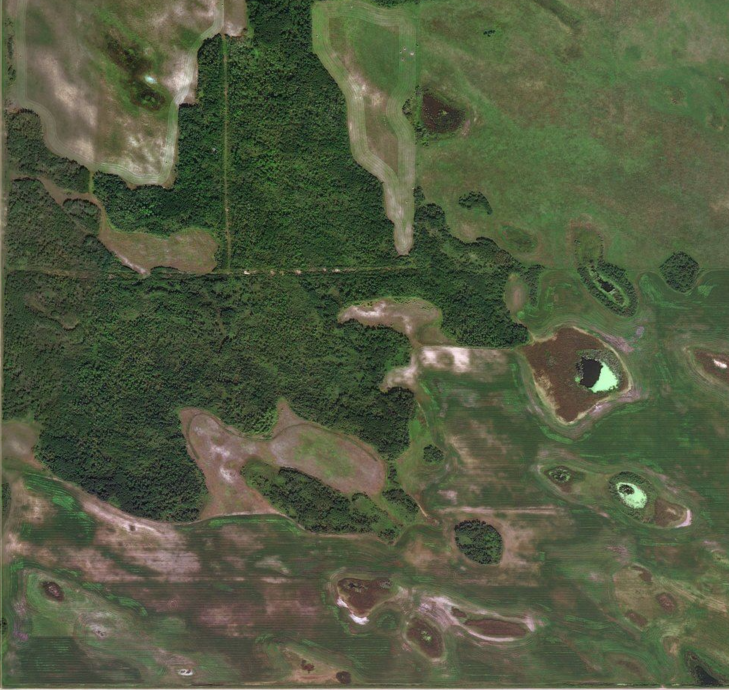
#> input picture test-images/LotsOfTrees.png, 1457 x 1380 px, found by its file name (shown at 1/2 size)
$ python detectColour.py
#> lines starting #> are read from the running program, lines starting #| are printed output that depends on the picture; after the words box and inside, x2 and y2 are one past the last pixel; in counts of white or black regions, pixels touching at a corner belong together
# -*- coding: utf-8 -*-
"""
Created on Sat Feb  5 13:57:53 2022
@author: user
Source: https://techvidvan.com/tutorials/detect-objects-of-similar-color-using-opencv-in-python/
"""

import cv2
import numpy as np
import matplotlib.pyplot as plt

ACRES_IN_PLOT = 64

img = cv2.imread('LotsOFTrees.png') #must be png
#> img is the input picture: shape (1380, 1457, 3); mean B, G, R 65.3, 90.7, 82.8

#plt.imshow(img)
#grid_RGB = cv2.cvtColor(img, cv2.COLOR_BGR2RGB)

grid_HSV = cv2.cvtColor(img, cv2.COLOR_BGR2HSV)
#> grid_HSV: shape (1380, 1457, 3); mean H, S, V 39.8, 79.4, 93.4
#plt.imshow(grid_HSV)

lower_color = np.array([40, 20, 0]) #increase H if more green in the picture
upper_color = np.array([220, 225, 125]) #HueSaturationValue
mask = cv2.inRange(grid_HSV, lower_color, upper_color)
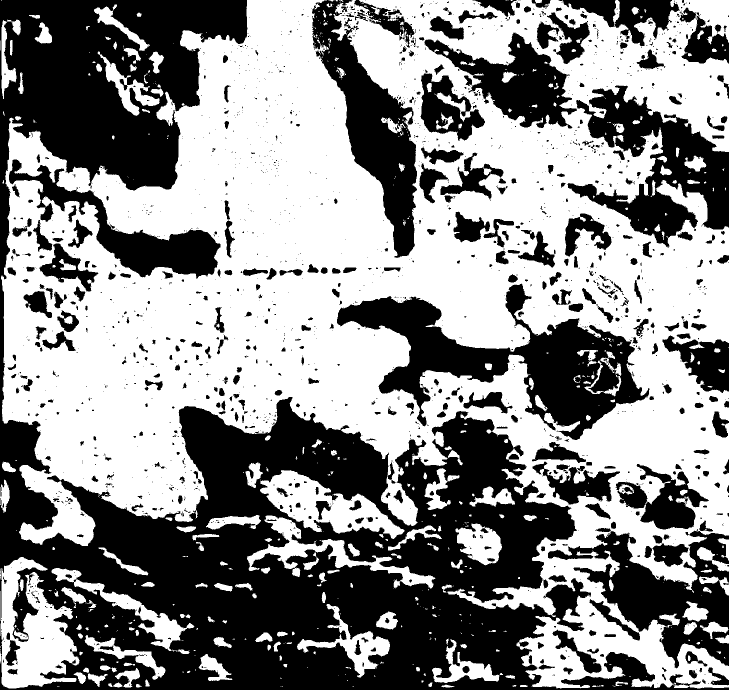
#> mask: shape (1380, 1457) (shown at 1/2 size); 55% white; 1854 black regions (1372 under 20 px)

#define kernel size
kernel = np.ones((7,7),np.uint8)
# Remove unnecessary noise from mask
#mask = cv2.morphologyEx(mask, cv2.MORPH_CLOSE, kernel)
#mask = cv2.morphologyEx(mask, cv2.MORPH_OPEN, kernel)

#edged = cv2.Canny(mask, 170,255)
contours, hierarchy = cv2.findContours(mask.copy(), cv2.RETR_EXTERNAL, cv2.CHAIN_APPROX_NONE)
#> contours = 507 contours, 339 with area under 20; largest, box (x1, y1, x2, y2) and area: (2, 0, 1457, 1377) 1198158, (1, 1114, 159, 1377) 23771, (520, 940, 809, 1078) 17568, (494, 1031, 871, 1177) 9451, (103, 1136, 389, 1308) 7340
#output = cv2.drawContours(edged, contours, -1, (0, 0, 255), 3)

tree_area = 0
height, width, channels = img.shape
#> height = 1380; width = 1457; channels = 3
print(f"Size of image in pixels: {height} x {width}")
#| Size of image in pixels: 1380 x 1457
total_area_plot = height*width
#> total_area_plot = 2010660
hectare_size = total_area_plot/ACRES_IN_PLOT #area in pixels of 1 hectare
#> hectare_size = 31416.6

for cnt in contours:
    if cv2.contourArea(cnt) < hectare_size: #replace with # pixels for 1 hectare
        tree_area += cv2.contourArea(cnt)
        cv2.drawContours(img,[cnt],-1,(0,255,0),2) #outline in green
    else:
        cv2.drawContours(img,[cnt],-1,(200,0,0),2) #outline in red
#> this loop made 507 passes
#> (cnt, tree_area) on passes 16, 18, 20, 24, 27, 28, 37, 41, 43, 49, 52: ([[1426, 1364], [1425, 1365], [1426, 1366], [1427, 1365]], 342), ([[256, 1363]], 411.5), ([[694, 1360], [694, 1361], [695, 1360]], 420.5), ([[1292, 1352], [1292, 1353]], 489.5), ([[677, 1350]], 563.5), ([[691, 1348], [691, 1349]], 563.5), ([[614, 1335], [615, 1335]], 1959.5), ([[690, 1334]], 2084), ([[825, 1329], [826, 1329], [827, 1329], [826, 1329]], 2276.5), ([[1253, 1319], [1254, 1319]], 2392), ([[890, 1311]], 2417)
#> tree_area on passes 9 to 14: 23.5, 62.5, 73.5, 136, 175.5, 214
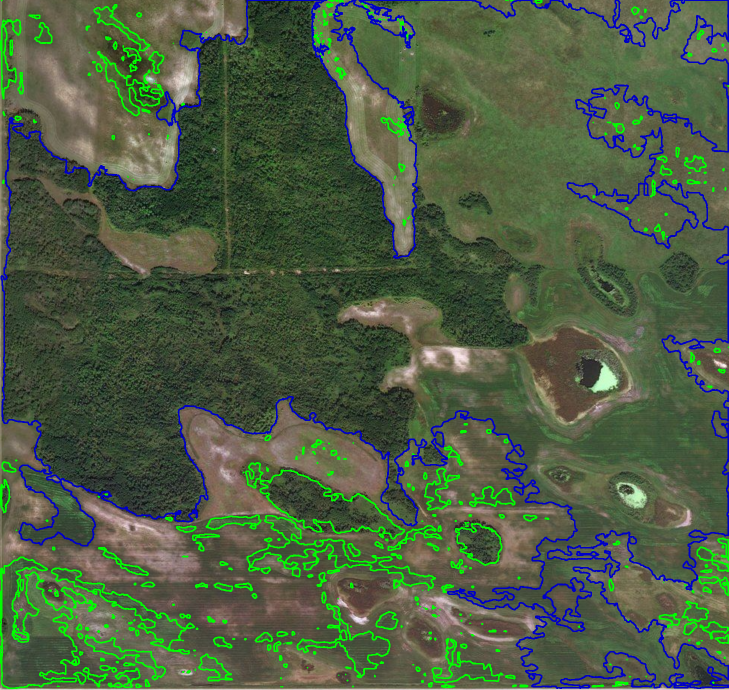
#> img: shape (1380, 1457, 3) (shown at 1/2 size); 6.81% of pixels changed, all inside (x1, y1, x2, y2) = (0, 0, 1457, 1378)
#> after the loop, tree_area = 117145

print("Area of trees in pixels:", tree_area)
#| Area of trees in pixels: 117145.0
percentage = tree_area/total_area_plot
#> percentage = 0.0583
print("Percentage of area covered by trees:",round(percentage*100,2), "%")
#| Percentage of area covered by trees: 5.83 %

plt.imshow(img) #show green image

#plt.imshow(mask) #show purple image

# cv2.imwrite('test-images/mask.png', mask)

$ run again, with test-images/image-52-107.png copied over test-images/LotsOfTrees.png
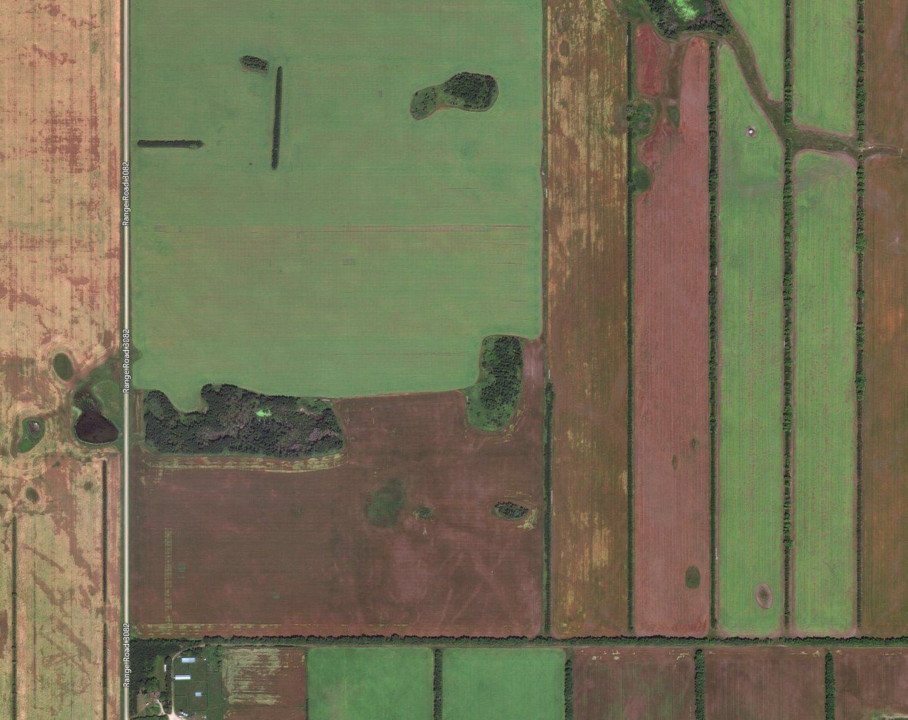
#> input picture test-images/image-52-107.png, 1815 x 1439 px, found by its file name (shown at 1/2 size)
#> img is the input picture: shape (1439, 1815, 3); mean B, G, R 84.9, 112.6, 116.3
#> grid_HSV: shape (1439, 1815, 3); mean H, S, V 29.1, 81.2, 125.4
#> `mask = cv2.inRange(grid_HSV, lower_color, upper_color)`:
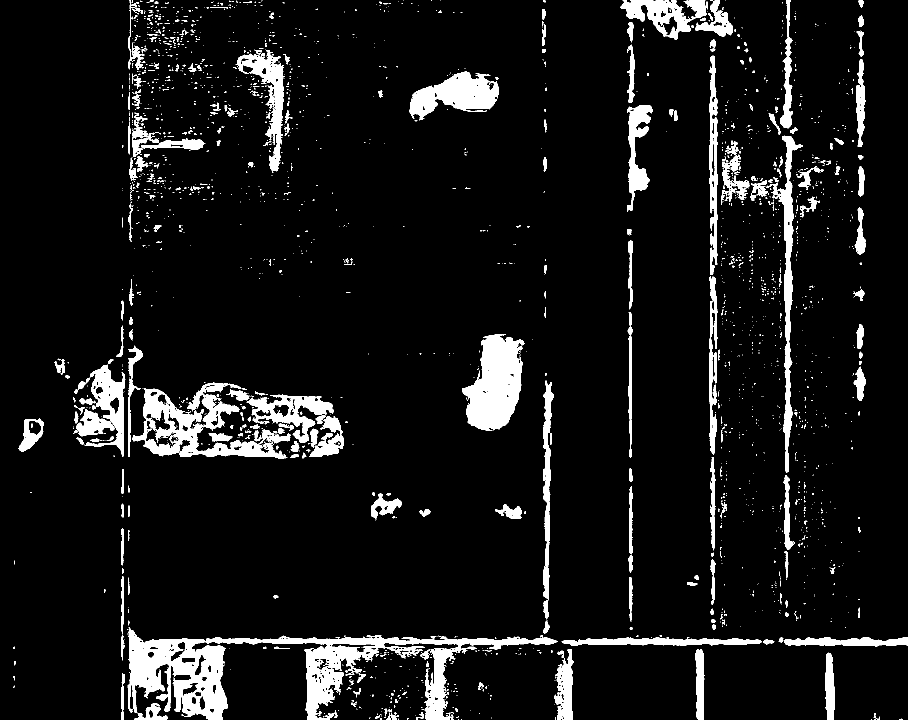
#> mask: shape (1439, 1815) (shown at 1/2 size); 8.1% white; 2232 white regions (1925 under 20 px)
#> contours = 2200 contours, 1984 with area under 20; largest, box (x1, y1, x2, y2) and area: (255, 1254, 1115, 1439) 44278, (265, 765, 581, 917) 18309, (924, 668, 1049, 861) 15318, (818, 143, 998, 241) 9478, (1539, 271, 1606, 946) 7676
#| Size of image in pixels: 1439 x 1815
#> the loop `for cnt in contours:` made 2200 passes
#> (cnt, tree_area) on passes 17, 20, 21, 22, 24, 30, 31: ([[831, 1430]], 39), ([[761, 1428], [760, 1429], [761, 1429], [762, 1429]], 61.5), ([[958, 1427], [959, 1427]], 61.5), ([[754, 1427], [754, 1428], [754, 1429], [754, 1428]], 61.5), ([[648, 1426], [648, 1427], [649, 1427], [649, 1426]], 87.5), ([[763, 1423]], 252), ([[941, 1421]], 252)
#> after the loop `for cnt in contours:`:
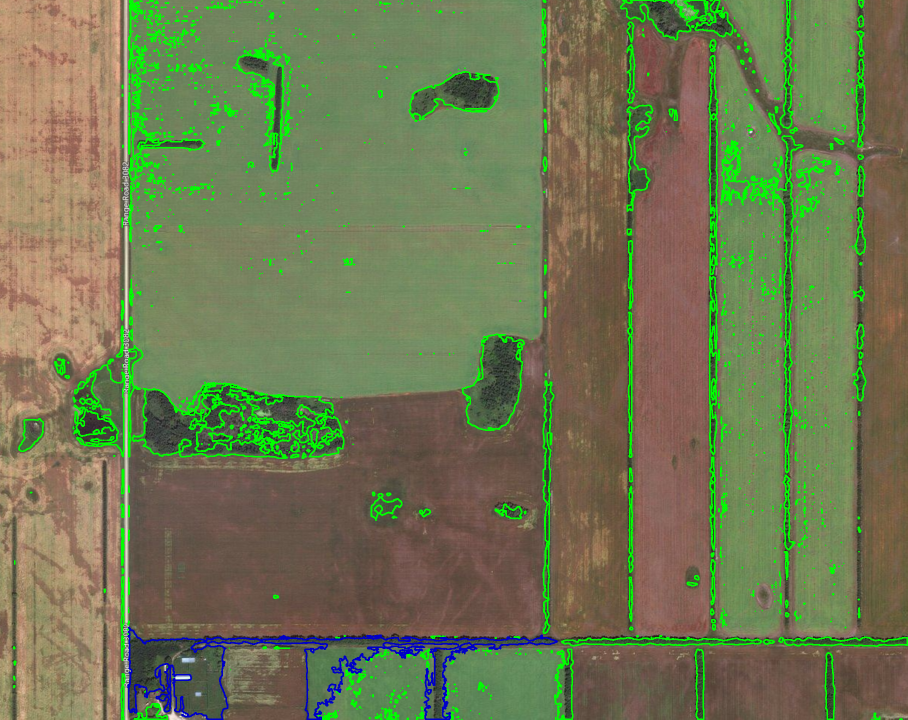
#> img: shape (1439, 1815, 3) (shown at 1/2 size); 5.8% of pixels changed, all inside (x1, y1, x2, y2) = (26, 0, 1815, 1439)
#> after the loop `for cnt in contours:`: tree_area = 155431
#| Area of trees in pixels: 155431.0
#> percentage = 0.0595
#| Percentage of area covered by trees: 5.95 %
